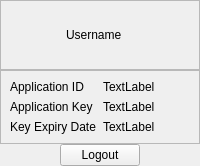
                <widget class="QWidget" name="loggedAccountDetails">
                 <layout class="QVBoxLayout" name="verticalLayout_13">
                  <property name="spacing">
                   <number>0</number>
                  </property>
                  <property name="leftMargin">
                   <number>0</number>
                  </property>
                  <property name="topMargin">
                   <number>0</number>
                  </property>
                  <property name="rightMargin">
                   <number>0</number>
                  </property>
                  <property name="bottomMargin">
                   <number>0</number>
                  </property>
                  <item alignment="Qt::AlignTop">
                   <widget class="QFrame" name="frame_15">
                    <property name="frameShape">
                     <enum>QFrame::StyledPanel</enum>
                    </property>
                    <property name="frameShadow">
                     <enum>QFrame::Raised</enum>
                    </property>
                    <layout class="QHBoxLayout" name="horizontalLayout_16">
                     <item>
                      <widget class="QLabel" name="label_24">
                       <property name="minimumSize">
                        <size>
                         <width>50</width>
                         <height>50</height>
                        </size>
                       </property>
                       <property name="maximumSize">
                        <size>
                         <width>50</width>
                         <height>50</height>
                        </size>
                       </property>
                       <property name="text">
                        <string/>
                       </property>
                       <property name="pixmap">
                        <pixmap resource="QSS/QSS_Resources.qrc">:/icons/Icons/user.png</pixmap>
                       </property>
                       <property name="scaledContents">
                        <bool>true</bool>
                       </property>
                      </widget>
                     </item>
                     <item>
                      <widget class="QLabel" name="username">
                       <property name="text">
                        <string>Username</string>
                       </property>
                       <property name="wordWrap">
                        <bool>true</bool>
                       </property>
                      </widget>
                     </item>
                    </layout>
                   </widget>
                  </item>
                  <item alignment="Qt::AlignTop">
                   <widget class="QFrame" name="frame_16">
                    <property name="frameShape">
                     <enum>QFrame::StyledPanel</enum>
                    </property>
                    <property name="frameShadow">
                     <enum>QFrame::Raised</enum>
                    </property>
                    <layout class="QGridLayout" name="gridLayout">
                     <item row="0" column="1">
                      <widget class="QLabel" name="app_id">
                       <property name="text">
                        <string>TextLabel</string>
                       </property>
                       <property name="wordWrap">
                        <bool>true</bool>
                       </property>
                      </widget>
                     </item>
                     <item row="1" column="1">
                      <widget class="QLabel" name="app_key">
                       <property name="text">
                        <string>TextLabel</string>
                       </property>
                       <property name="wordWrap">
                        <bool>true</bool>
                       </property>
                      </widget>
                     </item>
                     <item row="0" column="0">
                      <widget class="QLabel" name="label_26">
                       <property name="text">
                        <string>Application ID</string>
                       </property>
                       <property name="wordWrap">
                        <bool>true</bool>
                       </property>
                      </widget>
                     </item>
                     <item row="1" column="0">
                      <widget class="QLabel" name="label_28">
                       <property name="text">
                        <string>Application Key</string>
                       </property>
                       <property name="wordWrap">
                        <bool>true</bool>
                       </property>
                      </widget>
                     </item>
                     <item row="2" column="0">
                      <widget class="QLabel" name="label_30">
                       <property name="text">
                        <string>Key Expiry Date</string>
                       </property>
                       <property name="wordWrap">
                        <bool>true</bool>
                       </property>
                      </widget>
                     </item>
                     <item row="2" column="1">
                      <widget class="QLabel" name="key_date">
                       <property name="text">
                        <string>TextLabel</string>
                       </property>
                       <property name="wordWrap">
                        <bool>true</bool>
                       </property>
                      </widget>
                     </item>
                    </layout>
                   </widget>
                  </item>
                  <item alignment="Qt::AlignHCenter">
                   <widget class="QPushButton" name="logoutUser">
                    <property name="text">
                     <string>Logout</string>
                    </property>
                    <property name="icon">
                     <iconset resource="QSS/QSS_Resources.qrc">
                      <normaloff>:/icons/Icons/log-out.png</normaloff>:/icons/Icons/log-out.png</iconset>
                    </property>
                   </widget>
                  </item>
                 </layout>
                </widget>
